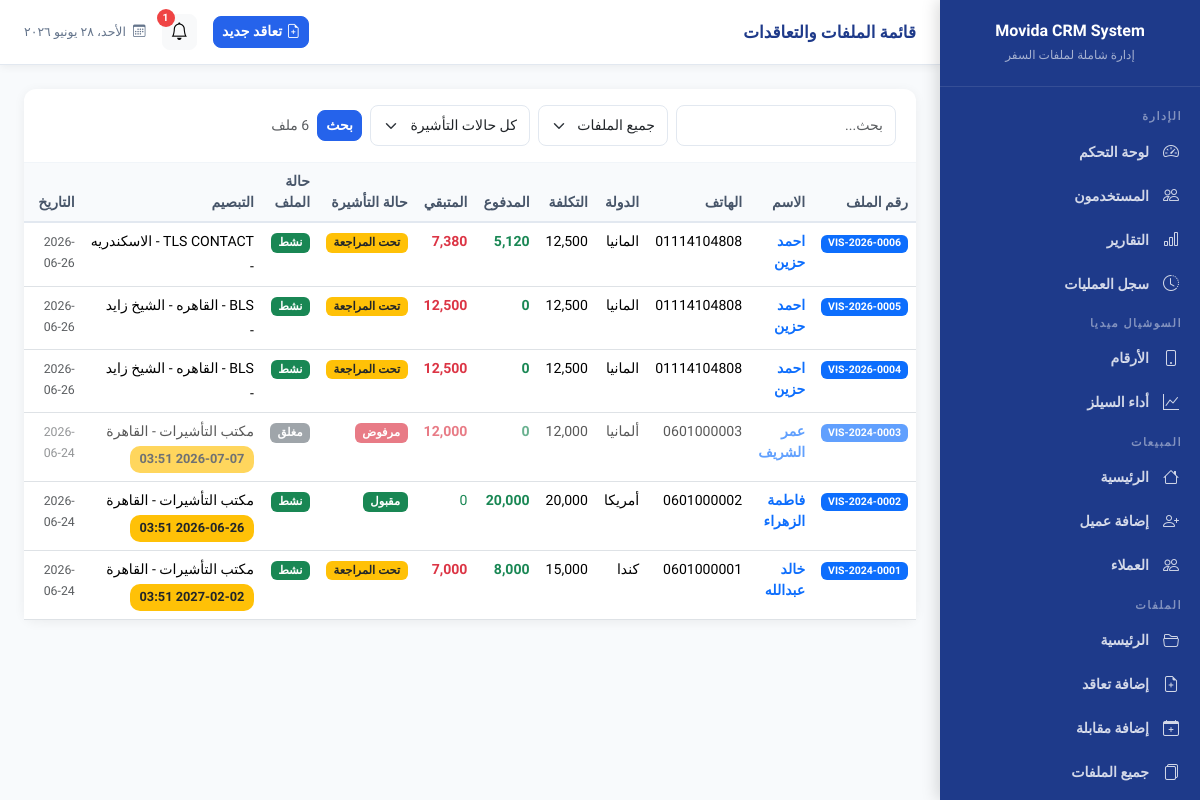
The page /files/contracts (signed in) on the database its author committed.
### models/contract.py (models this page shows, shortened)
class Contract(db.Model):
    __tablename__ = 'contracts'
    id = db.Column(db.Integer, primary_key=True)
    file_number = db.Column(db.String(20), unique=True, nullable=False, index=True)
    client_phone = db.Column(db.String(20), nullable=False, index=True)
    client_name = db.Column(db.String(120), nullable=False)
    country = db.Column(db.String(100), nullable=False)
    total_cost = db.Column(db.Float, nullable=False, default=0)
    num_payments = db.Column(db.Integer, nullable=False, default=1)
    fingerprint_location = db.Column(db.String(200), nullable=True)
    fingerprint_date = db.Column(db.DateTime, nullable=True)
    sales_employee_name = db.Column(db.String(120), nullable=True)
    files_employee_id = db.Column(db.Integer, db.ForeignKey('users.id'), nullable=True)
    notes = db.Column(db.Text, nullable=True)
    status = db.Column(db.String(30), default='active')  # active, closed
    visa_status = db.Column(db.String(30), default='under_review')  # under_review, accepted, rejected
    visa_image = db.Column(db.String(255), nullable=True)
    rejection_file = db.Column(db.String(255), nullable=True)
    client_image = db.Column(db.String(255), nullable=True)
    created_at = db.Column(db.DateTime, default=datetime.now)
    updated_at = db.Column(db.DateTime, default=datetime.now, onupdate=datetime.now)
    closed_at = db.Column(db.DateTime, nullable=True)
    refund_amount = db.Column(db.Float, nullable=True)
    payments = db.relationship('Payment', backref='contract', lazy='dynamic', cascade='all, delete-orphan')
    documents = db.relationship('Document', backref='contract', lazy='dynamic', cascade='all, delete-orphan')
    notes_list = db.relationship('Note', backref='contract', lazy='dynamic', cascade='all, delete-orphan')
    attempts = db.relationship('ContractAttempt', backref='contract', lazy='dynamic', cascade='all, delete-orphan')
    files_employee = db.relationship('User', foreign_keys=[files_employee_id])
    def get_total_paid(self):
        return sum(p.amount for p in self.payments.filter_by(deleted=False))
    def get_remaining(self):
        return self.total_cost - self.get_total_paid()

class Payment(db.Model):
    __tablename__ = 'payments'
    id = db.Column(db.Integer, primary_key=True)
    contract_id = db.Column(db.Integer, db.ForeignKey('contracts.id'), nullable=False)
    amount = db.Column(db.Float, nullable=False)
    payment_date = db.Column(db.DateTime, default=datetime.now)
    notes = db.Column(db.String(255), nullable=True)
    employee_id = db.Column(db.Integer, db.ForeignKey('users.id'), nullable=False)
    deleted = db.Column(db.Boolean, default=False)
    created_at = db.Column(db.DateTime, default=datetime.now)
    employee = db.relationship('User', foreign_keys=[employee_id])

### routes/files.py (the view, shortened to what this page needs)
@files_bp.route('/contracts')
@files_required
def contracts_list():
    q = request.args.get('q', '')
    status = request.args.get('status', 'all')
    visa_status = request.args.get('visa_status', 'all')
    query = Contract.query
    if status == 'active':
        query = query.filter_by(status='active')
    elif status == 'closed':
        query = query.filter_by(status='closed')
    if visa_status in ['under_review', 'accepted', 'rejected']:
        query = query.filter_by(visa_status=visa_status)
    contracts = query.order_by(Contract.created_at.desc()).all()
    return render_template('files/contracts_list.html', contracts=contracts, q=q, status=status, visa_status=visa_status)

### models/user.py (called while the page is built)
    def get_role_display(self):
        roles = {'admin': 'مدير', 'sales': 'موظف مبيعات', 'social': 'موظف سوشيال ميديا', 'files': 'موظف ملفات'}
        return roles.get(self.role, self.role)

### routes/files.py (called while the page is built)
def files_required(f):
    @wraps(f)
    def decorated(*args, **kwargs):
        if current_user.role not in ['files', 'admin']:
            flash('ليس لديك صلاحية', 'danger')
            return redirect(url_for('auth.dashboard'))
        return f(*args, **kwargs)
    return login_required(decorated)

### templates/files/contracts_list.html (shortened to what this page needs)
{% extends 'base.html' %}
{% block page_title %}قائمة الملفات والتعاقدات{% endblock %}
{% block topbar_actions %}
<a href="{{ url_for('files.add_contract') }}" class="btn btn-primary btn-sm">
    <i class="bi bi-file-earmark-plus me-1"></i>تعاقد جديد
</a>
{% endblock %}
{% block content %}
<div class="card">
    <div class="card-header">
        <form method="GET" class="d-flex gap-2 flex-wrap align-items-center">
            <input type="text" name="q" class="form-control form-control-sm" placeholder="بحث..." value="{{ q }}" style="width:220px;">
            <select name="status" class="form-select form-select-sm" style="width:130px;">
                <option value="all" {{ 'selected' if status == 'all' else '' }}>جميع الملفات</option>
            </select>
            <select name="visa_status" class="form-select form-select-sm" style="width:160px;">
                <option value="all" {{ 'selected' if visa_status == 'all' else '' }}>كل حالات التأشيرة</option>
            </select>
            <button type="submit" class="btn btn-primary btn-sm">بحث</button>
            <span class="text-muted small">{{ contracts|length }} ملف</span>
        </form>
    </div>
    <div class="card-body p-0">
        <div class="table-responsive">
            <table class="table table-hover mb-0">
                <thead>
                    <tr>
                        <th>رقم الملف</th>
                        <th>الاسم</th>
                        <th>الهاتف</th>
                        <th>الدولة</th>
                        <th>التكلفة</th>
                        <th>المدفوع</th>
                        <th>المتبقي</th>
                        <th>حالة التأشيرة</th>
                        <th>حالة الملف</th>
                        <th>التبصيم</th>
                        <th>التاريخ</th>
                        <th></th>
                    </tr>
                </thead>
                <tbody>
                    {% for c in contracts %}
                    <tr {% if c.status == 'closed' %}style="opacity:0.65;"{% endif %}>
                        <td><span class="badge bg-primary">{{ c.file_number }}</span></td>
                        <td><a href="{{ url_for('files.contract_profile', contract_id=c.id) }}" class="fw-bold text-decoration-none">{{ c.client_name }}</a></td>
                        <td>{{ c.client_phone }}</td>
                        <td>{{ c.country }}</td>
                        <td>{{ "{:,.0f}".format(c.total_cost) }}</td>
                        <td class="text-success fw-bold">{{ "{:,.0f}".format(c.get_total_paid()) }}</td>
                        <td class="{{ 'text-danger fw-bold' if c.get_remaining() > 0 else 'text-success' }}">{{ "{:,.0f}".format(c.get_remaining()) }}</td>
                        <td>
                            {% if c.visa_status == 'accepted' %}
                            <span class="badge bg-success" style="font-size:0.72rem;">مقبول</span>
                            {% elif c.visa_status == 'rejected' %}
                            <span class="badge bg-danger" style="font-size:0.72rem;">مرفوض</span>
                            {% else %}
                            <span class="badge bg-warning text-dark" style="font-size:0.72rem;">تحت المراجعة</span>
                            {% endif %}
                        </td>
                        <td>
                            {% if c.status == 'active' %}
                            <span class="badge bg-success" style="font-size:0.72rem;">نشط</span>
                            {% else %}
                            <span class="badge bg-secondary" style="font-size:0.72rem;">مغلق</span>
                            {% endif %}
                        </td>
                        <td>
                            <div class="text-truncate" style="max-width:220px;">{{ c.fingerprint_location or '-' }}</div>
                            <div class="mt-1">
                                {% if c.fingerprint_date %}
                                <span class="badge bg-warning text-dark" style="font-size:0.8rem; padding:0.55em 0.75em; border-radius:10px; display:inline-block;">{{ c.fingerprint_date.strftime('%Y-%m-%d %H:%M') }}</span>
                                {% else %}-{% endif %}
                            </div>
                        </td>
                        <td><small class="text-muted">{{ c.created_at.strftime('%Y-%m-%d') }}</small></td>
                        <td>
                        </td>
                    </tr>
                    {% else %}
                    <tr><td colspan="12" class="text-center py-5 text-muted">
                        <i class="bi bi-folder-x" style="font-size:2rem;display:block;margin-bottom:8px;"></i>
                        لا توجد ملفات
                    </td></tr>
                    {% endfor %}
                </tbody>
            </table>
        </div>
    </div>
</div>
{% endblock %}

### templates/base.html (style rules this page uses)
:root { --primary: #1E3A8A; --secondary: #2563EB; --success: #10B981; --warning: #F59E0B; --danger: #EF4444; --bg: #F8FAFC; --card-bg: #FFFFFF; --sidebar-width: 260px; --topbar-height: 65px; }
* { font-family: 'Cairo', sans-serif; }
body { background: var(--bg); margin: 0; }
.card { border: none; border-radius: 12px; box-shadow: 0 2px 12px rgba(0,0,0,0.06); }
.card-header { background: transparent; border-bottom: 1px solid #F1F5F9; padding: 16px 20px; }
.table { font-size: 0.88rem; }
.table thead th { background: #F8FAFC; color: #475569; font-weight: 700; border-bottom: 2px solid #E2E8F0; }
.btn { border-radius: 8px; font-weight: 600; font-size: 0.88rem; }
.btn-primary { background: var(--secondary); border-color: var(--secondary); }
.form-control, .form-select { border-radius: 8px; border: 1.5px solid #E2E8F0; font-size: 0.88rem; padding: 9px 12px; }

### rows shown on the page
Contract: file_number "VIS-2026-0006", client_name "احمد حزين", client_phone "01114104808", country "المانيا", total_cost "12,500", get_remaining "7,380", visa_status "تحت المراجعة", status "نشط", fingerprint_location "TLS CONTACT - الاسكندريه", created_at "2026-06-26"
Payment: get_total_paid "5,120"
Contract: file_number "VIS-2026-0005", client_name "احمد حزين", client_phone "01114104808", country "المانيا", total_cost "12,500", get_total_paid "0", get_remaining "12,500", visa_status "تحت المراجعة", status "نشط", fingerprint_location "BLS - القاهره - الشيخ زايد", created_at "2026-06-26"
Contract: file_number "VIS-2026-0004", client_name "احمد حزين", client_phone "01114104808", country "المانيا", total_cost "12,500", get_total_paid "0", get_remaining "12,500", visa_status "تحت المراجعة", status "نشط", fingerprint_location "BLS - القاهره - الشيخ زايد", created_at "2026-06-26"
Contract: file_number "VIS-2024-0003", client_name "عمر الشريف", client_phone "0601000003", country "ألمانيا", total_cost "12,000", get_total_paid "0", get_remaining "12,000", visa_status "مرفوض", status "مغلق", fingerprint_location "مكتب التأشيرات - القاهرة", fingerprint_date "2026-07-07 03:51", created_at "2026-06-24"
Contract: file_number "VIS-2024-0002", client_name "فاطمة الزهراء", client_phone "0601000002", country "أمريكا", total_cost "20,000", get_remaining "0", visa_status "مقبول", status "نشط", fingerprint_location "مكتب التأشيرات - القاهرة", fingerprint_date "2026-06-26 03:51", created_at "2026-06-24"
Payment: get_total_paid "20,000"
Contract: file_number "VIS-2024-0001", client_name "خالد عبدالله", client_phone "0601000001", country "كندا", total_cost "15,000", get_remaining "7,000", visa_status "تحت المراجعة", status "نشط", fingerprint_location "مكتب التأشيرات - القاهرة", fingerprint_date "2027-02-02 03:51", created_at "2026-06-24"
Payment: get_total_paid "8,000"

### other values the page prints
{{ notif_count }} "1"
